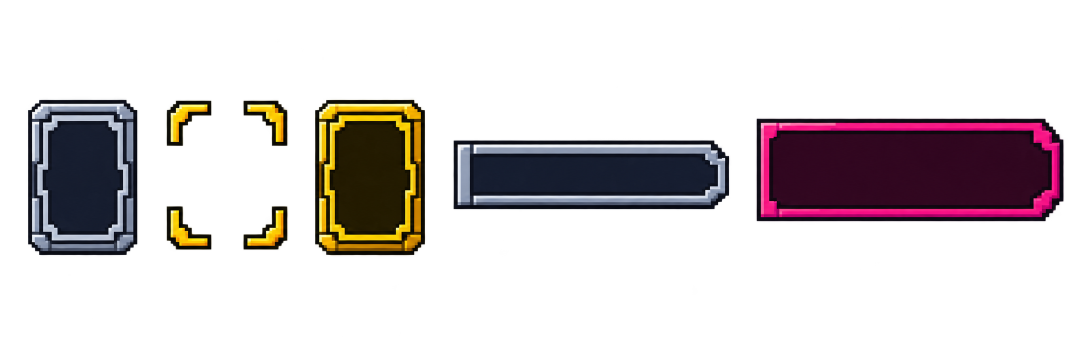
#> input picture poc/assets/generated/ASSET-009/v002/raw/custom_parts_generated.png, 2172 x 724 px (shown at 1/2 size)
$ python cleanup.py
#> lines starting #> are read from the running program, lines starting #| are printed output that depends on the picture
from pathlib import Path
from PIL import Image
import numpy as np
import json,hashlib,shutil
D=Path(__file__).resolve().parent
R=Image.open(D/'raw/custom_parts_generated.png').convert('RGBA')
#> R is the input picture: PIL image 2172x724 RGBA; mean R, G, B, A 17.7, 11.6, 12.3, 56.4
G=['#202020','#585858','#909090','#c8c8c8','#ffffff']
GOLD=['#0b0a14','#554016','#af842a','#e3b650','#ffe7a0']
MAG=['#0b0a14','#161b2d','#460c35','#8b1b58','#c9007c','#fa2d98','#ff65a5','#ffa6d1']
def rgb(p):return np.array([tuple(bytes.fromhex(s[1:])) for s in p],dtype=np.int32)
def quant(im,p):
 a=np.array(im.convert('RGBA')); ds=((a[:,:,:3,None].astype(np.int32)-rgb(p).T[None,None,:,:])**2).sum(axis=2);ix=ds.argmin(axis=2)
 out=np.concatenate([rgb(p)[ix].astype('uint8'),np.where(a[:,:,3:4]>=128,255,0).astype('uint8')],axis=2);out[out[:,:,3]==0,:3]=0
 return Image.fromarray(out,'RGBA')
def normalize(crop,size,p,k,fill):
 # Crop source silhouette at native resolution; retain its corner shapes, replace noisy/ornamented middle runs.
 im=quant(R.crop(crop).resize(size,Image.Resampling.NEAREST),p);a=np.array(im);w,h=size
 a[:k,k:w-k]=a[:k,w//2:w//2+1]
 a[h-k:,k:w-k]=a[h-k:,w//2:w//2+1]
 # Sample side at 1/4 height, outside source's ornamental waist; every edge becomes uniform for 9-slicing.
 yy=k+2
 a[k:h-k,:k]=a[yy:yy+1,:k]
 a[k:h-k,w-k:]=a[yy:yy+1,w-k:]
 a[k:h-k,k:w-k]=tuple(bytes.fromhex(fill[1:]))+(255,)
 return Image.fromarray(a,'RGBA')
def recolor(im,src,dst):
 a=np.array(im);b=a.copy()
 for s,t in zip(rgb(src),rgb(dst)):
  mask=(a[:,:,:3]==s).all(2)&(a[:,:,3]>0);b[mask,:3]=t
 return Image.fromarray(b,'RGBA')
def save(name,im):
 im.save(D/(name+'.png'));im.resize((im.width*4,im.height*4),Image.Resampling.NEAREST).save(D/(name+'_review_4x.png'));im.resize((max(1,im.width//2),max(1,im.height//2)),Image.Resampling.NEAREST).save(D/(name+'_half.png'))
def row(ims,gap=8):
 out=Image.new('RGBA',(sum(i.width for i in ims)+gap*(len(ims)-1),max(i.height for i in ims)));x=0
 for im in ims:out.paste(im,(x,0));x+=im.width+gap
 return out
# C1 correction, preserving v001 and every C2 byte.
a=np.array(Image.open(D.parent/'v001/window_body.png').convert('RGBA'))
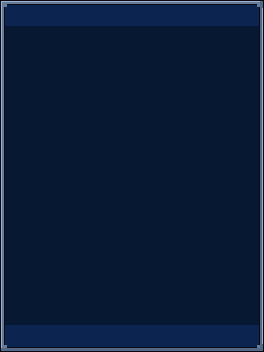
#> input picture poc/assets/generated/ASSET-009/v001/window_body.png, 264 x 352 px
#> a is the input picture: shape (352, 264, 4); mean R, G, B, A 11.6, 29.3, 57.8, 255
a[(a[:,:,:3]==(7,24,51)).all(2),:3]=(13,35,71)
o=(11,10,20);s=(83,103,135)
a[8:344,259,:3]=o;a[8:344,260:263,:3]=s;a[8:344,263,:3]=o
#> after `a[8:344, 260:263, :3] = s`:
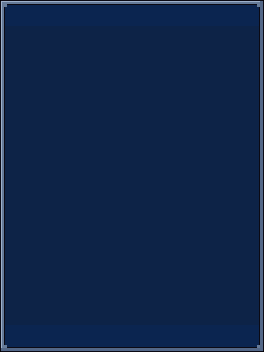
#> a: shape (352, 264, 4); mean R, G, B, A 16.2, 38, 73.9, 255
a[347,8:256,:3]=o;a[348:351,8:256,:3]=s;a[351,8:256,:3]=o
c1=Image.fromarray(a,'RGBA');save('window_body',c1)
#> in save, `im.save(D / (name + '.png'))`:
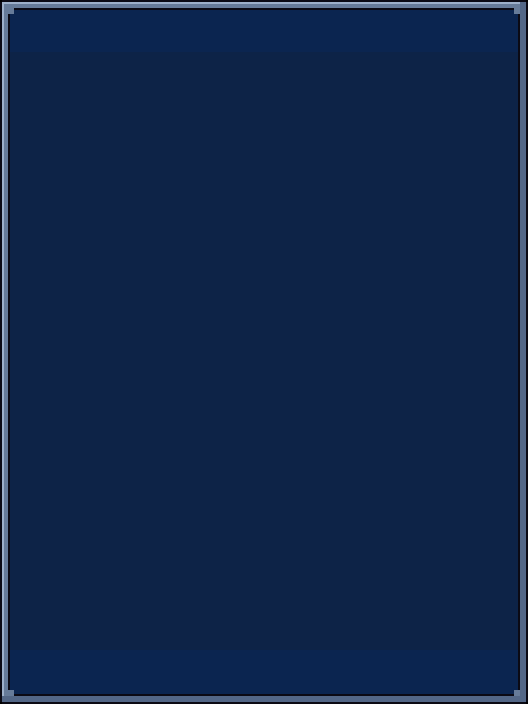
#> saved as window_body_review_4x.png: PIL image 1056x1408 RGBA (shown at 1/2 size); mean R, G, B, A 16.2, 38, 73.9, 255
#> in save, `im.save(D / (name + '.png'))`:
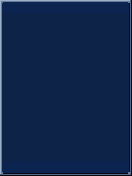
#> saved as window_body_half.png: PIL image 132x176 RGBA; mean R, G, B, A 16.7, 38.5, 74.4, 255
#> (the run stopped early here; a loop or call above may not have finished)
